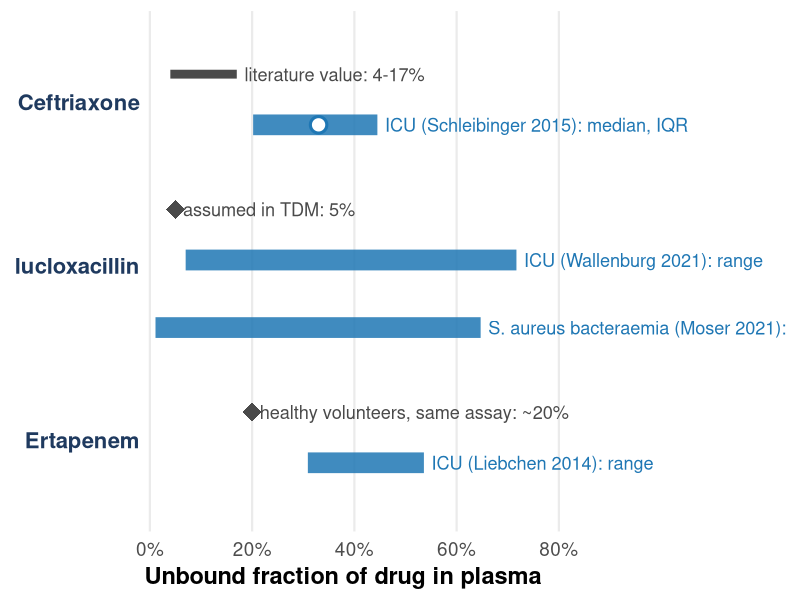

Reproduce this figure in R.
# =============================================================================
# Assumed vs measured unbound fraction (fu) of highly bound beta-lactams in
# ICU patients. Every number is a published summary statistic (no simulation).
#   Ceftriaxone   reference: published binding 83-96 % -> fu 4-17 % (values tabulated in Wong 2013, AAC)
#                 ICU: median 33.0 %, IQR 20.2-44.5 %        (Schleibinger 2015, BJCP)
#   Flucloxacillin reference: fu 5 % assumed in routine TDM   (Wallenburg 2021; Moser 2021)
#                 ICU: range 7.0-71.7 %                       (Wallenburg 2021, JAC)
#                 S. aureus bacteraemia: range 1.1-64.7 %     (Moser 2021, JAC)
#   Ertapenem     healthy-volunteer plasma, same assay: ~20 % (Liebchen 2014, JAC)
#                 ICU: range 30.9-53.6 %                      (Liebchen 2014, JAC)
# NOTE: the bars mix IQR and range because that is what each paper reports;
# the statistic is printed on each bar.
# =============================================================================
suppressPackageStartupMessages({library(dplyr); library(ggplot2)})

col_meas <- "#1f77b4"; col_ref <- "#4a4a4a"

meas <- tribble(
  ~drug,            ~cohort,                                   ~lo,  ~hi,  ~mid, ~stat,
  "Ceftriaxone",    "ICU (Schleibinger 2015)",                 20.2, 44.5, 33.0, "median, IQR",
  "Flucloxacillin", "ICU (Wallenburg 2021)",                    7.0, 71.7, NA,   "range",
  "Flucloxacillin", "S. aureus bacteraemia (Moser 2021)",       1.1, 64.7, NA,   "range",
  "Ertapenem",      "ICU (Liebchen 2014)",                     30.9, 53.6, NA,   "range"
) |>
  mutate(row = c(4, 2.8, 2.2, 1),
         lab = sprintf("%s: %s", cohort, stat))

ref <- tribble(
  ~drug,            ~lo, ~hi,  ~row, ~lab,
  "Ceftriaxone",     4,  17,   4.45, "literature value: 4-17%",
  "Flucloxacillin",  5,   5,   3.25, "assumed in TDM: 5%",
  "Ertapenem",      20,  20,   1.45, "healthy volunteers, same assay: ~20%"
)

drug_lab <- tibble(drug = c("Ceftriaxone", "Flucloxacillin", "Ertapenem"),
                   row  = c(4.2, 2.75, 1.2))

p <- ggplot() +
  geom_segment(data = meas, aes(x = lo, xend = hi, y = row, yend = row),
               linewidth = 7, color = col_meas, lineend = "butt", alpha = 0.85) +
  geom_point(data = filter(meas, !is.na(mid)), aes(x = mid, y = row),
             shape = 21, fill = "white", color = col_meas, size = 4.5, stroke = 1.6) +
  geom_text(data = meas, aes(x = hi + 1.5, y = row, label = lab),
            hjust = 0, size = 4.6, color = col_meas) +
  geom_segment(data = ref, aes(x = lo, xend = hi, y = row, yend = row),
               linewidth = 3, color = col_ref) +
  geom_point(data = filter(ref, lo == hi), aes(x = lo, y = row),
             shape = 18, size = 6, color = col_ref) +
  geom_text(data = ref, aes(x = hi + 1.5, y = row, label = lab),
            hjust = 0, size = 4.6, color = col_ref) +
  geom_text(data = drug_lab, aes(x = -2, y = row, label = drug),
            hjust = 1, fontface = "bold", size = 5.6, color = "#1f3a5f") +
  scale_x_continuous(breaks = seq(0, 80, 20), labels = \(x) paste0(x, "%"),
                     limits = c(-26, 125), expand = c(0, 0)) +
  scale_y_continuous(limits = c(0.6, 4.8)) +
  labs(x = "Unbound fraction of drug in plasma", y = NULL) +
  theme_minimal(base_size = 17) +
  theme(panel.grid.minor = element_blank(), panel.grid.major.y = element_blank(),
        axis.text.y = element_blank(),
        axis.title.x = element_text(hjust = 0.34, face = "bold"),
        plot.margin = margin(8, 8, 8, 8))

ggsave("figures/unbound_fraction_range.png", p, width = 12.5, height = 5.6, dpi = 200, bg = "white")
